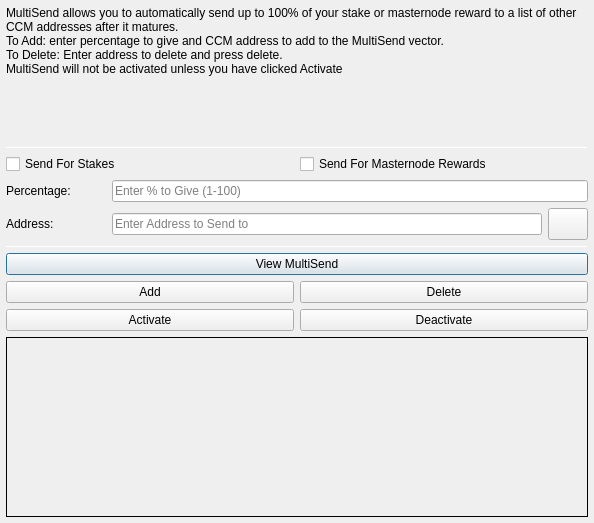
<?xml version="1.0" encoding="UTF-8"?>
<ui version="4.0">
 <class>MultiSendDialog</class>
 <widget class="QDialog" name="MultiSendDialog">
  <property name="windowModality">
   <enum>Qt::NonModal</enum>
  </property>
  <property name="geometry">
   <rect>
    <x>0</x>
    <y>0</y>
    <width>594</width>
    <height>523</height>
   </rect>
  </property>
  <property name="windowTitle">
   <string>MultiSend</string>
  </property>
  <layout class="QVBoxLayout" name="verticalLayout" stretch="0">
   <property name="leftMargin">
    <number>6</number>
   </property>
   <property name="topMargin">
    <number>6</number>
   </property>
   <property name="rightMargin">
    <number>6</number>
   </property>
   <property name="bottomMargin">
    <number>6</number>
   </property>
   <item>
    <layout class="QVBoxLayout" name="verticalLayout_Main" stretch="1,1,1,1,1,1">
     <item>
      <widget class="QLabel" name="label_2">
       <property name="lineWidth">
        <number>1</number>
       </property>
       <property name="text">
        <string>MultiSend allows you to automatically send up to 100% of your stake or masternode reward to a list of other CCM addresses after it matures.
To Add: enter percentage to give and CCM address to add to the MultiSend vector.
To Delete: Enter address to delete and press delete.
MultiSend will not be activated unless you have clicked Activate</string>
       </property>
       <property name="alignment">
        <set>Qt::AlignLeading|Qt::AlignLeft|Qt::AlignTop</set>
       </property>
       <property name="wordWrap">
        <bool>true</bool>
       </property>
      </widget>
     </item>
     <item>
      <widget class="Line" name="line">
       <property name="minimumSize">
        <size>
         <width>0</width>
         <height>1</height>
        </size>
       </property>
       <property name="maximumSize">
        <size>
         <width>16777215</width>
         <height>1</height>
        </size>
       </property>
       <property name="orientation">
        <enum>Qt::Horizontal</enum>
       </property>
      </widget>
     </item>
     <item>
      <layout class="QVBoxLayout" name="verticalLayout_Settings">
       <item>
        <layout class="QHBoxLayout" name="horizontalLayout">
         <item>
          <widget class="QCheckBox" name="multiSendStakeCheckBox">
           <property name="text">
            <string>Send For Stakes</string>
           </property>
          </widget>
         </item>
         <item>
          <widget class="QCheckBox" name="multiSendMasternodeCheckBox">
           <property name="text">
            <string>Send For Masternode Rewards</string>
           </property>
          </widget>
         </item>
        </layout>
       </item>
       <item>
        <layout class="QHBoxLayout" name="horizontalLayout_6">
         <item>
          <widget class="QLabel" name="label">
           <property name="minimumSize">
            <size>
             <width>100</width>
             <height>0</height>
            </size>
           </property>
           <property name="toolTip">
            <string>Percentage of stake to send</string>
           </property>
           <property name="text">
            <string>Percentage:</string>
           </property>
          </widget>
         </item>
         <item>
          <widget class="QLineEdit" name="multiSendPercentEdit">
           <property name="toolTip">
            <string>Enter whole numbers 1 - 100</string>
           </property>
           <property name="placeholderText">
            <string>Enter % to Give (1-100)</string>
           </property>
          </widget>
         </item>
        </layout>
       </item>
       <item>
        <layout class="QHBoxLayout" name="horizontalLayout_7">
         <item>
          <widget class="QLabel" name="label_5">
           <property name="minimumSize">
            <size>
             <width>100</width>
             <height>0</height>
            </size>
           </property>
           <property name="toolTip">
            <string>Address to send portion of stake to</string>
           </property>
           <property name="text">
            <string>Address:</string>
           </property>
          </widget>
         </item>
         <item>
          <widget class="QLineEdit" name="multiSendAddressEdit">
           <property name="toolTip">
            <string/>
           </property>
           <property name="placeholderText">
            <string>Enter Address to Send to</string>
           </property>
          </widget>
         </item>
         <item>
          <widget class="QPushButton" name="addressBookButton">
           <property name="maximumSize">
            <size>
             <width>16777215</width>
             <height>32</height>
            </size>
           </property>
           <property name="toolTip">
            <string>Choose an address from the address book</string>
           </property>
           <property name="text">
            <string/>
           </property>
           <property name="icon">
            <iconset resource="../cryptocoupon.qrc">
             <normaloff>:/icons/address-book</normaloff>:/icons/address-book</iconset>
           </property>
           <property name="shortcut">
            <string>Alt+A</string>
           </property>
           <property name="autoDefault">
            <bool>false</bool>
           </property>
          </widget>
         </item>
        </layout>
       </item>
      </layout>
     </item>
     <item>
      <widget class="Line" name="line_2">
       <property name="minimumSize">
        <size>
         <width>0</width>
         <height>1</height>
        </size>
       </property>
       <property name="maximumSize">
        <size>
         <width>16777215</width>
         <height>1</height>
        </size>
       </property>
       <property name="orientation">
        <enum>Qt::Horizontal</enum>
       </property>
      </widget>
     </item>
     <item>
      <layout class="QVBoxLayout" name="verticalLayout_Buttons">
       <item>
        <layout class="QHBoxLayout" name="horizontalLayout_4">
         <item>
          <widget class="QPushButton" name="viewButton">
           <property name="toolTip">
            <string/>
           </property>
           <property name="statusTip">
            <string>View MultiSend Vector</string>
           </property>
           <property name="text">
            <string>View MultiSend</string>
           </property>
          </widget>
         </item>
        </layout>
       </item>
       <item>
        <layout class="QHBoxLayout" name="horizontalLayout_2">
         <item>
          <widget class="QPushButton" name="addButton">
           <property name="toolTip">
            <string/>
           </property>
           <property name="statusTip">
            <string>Add to MultiSend Vector</string>
           </property>
           <property name="text">
            <string>Add</string>
           </property>
          </widget>
         </item>
         <item>
          <widget class="QPushButton" name="deleteButton">
           <property name="toolTip">
            <string/>
           </property>
           <property name="statusTip">
            <string>Delete Address From MultiSend Vector</string>
           </property>
           <property name="text">
            <string>Delete</string>
           </property>
          </widget>
         </item>
        </layout>
       </item>
       <item>
        <layout class="QHBoxLayout" name="horizontalLayout_5">
         <item>
          <widget class="QPushButton" name="activateButton">
           <property name="statusTip">
            <string>Activate MultiSend</string>
           </property>
           <property name="text">
            <string>Activate</string>
           </property>
          </widget>
         </item>
         <item>
          <widget class="QPushButton" name="disableButton">
           <property name="statusTip">
            <string>Deactivate MultiSend</string>
           </property>
           <property name="text">
            <string>Deactivate</string>
           </property>
          </widget>
         </item>
        </layout>
       </item>
      </layout>
     </item>
     <item>
      <widget class="QLabel" name="message">
       <property name="minimumSize">
        <size>
         <width>0</width>
         <height>180</height>
        </size>
       </property>
       <property name="frameShape">
        <enum>QFrame::Panel</enum>
       </property>
       <property name="frameShadow">
        <enum>QFrame::Plain</enum>
       </property>
       <property name="lineWidth">
        <number>1</number>
       </property>
       <property name="midLineWidth">
        <number>1</number>
       </property>
       <property name="text">
        <string/>
       </property>
       <property name="alignment">
        <set>Qt::AlignLeading|Qt::AlignLeft|Qt::AlignTop</set>
       </property>
       <property name="wordWrap">
        <bool>true</bool>
       </property>
      </widget>
     </item>
    </layout>
   </item>
  </layout>
 </widget>
 <resources>
  <include location="../cryptocoupon.qrc"/>
 </resources>
 <connections/>
</ui>
